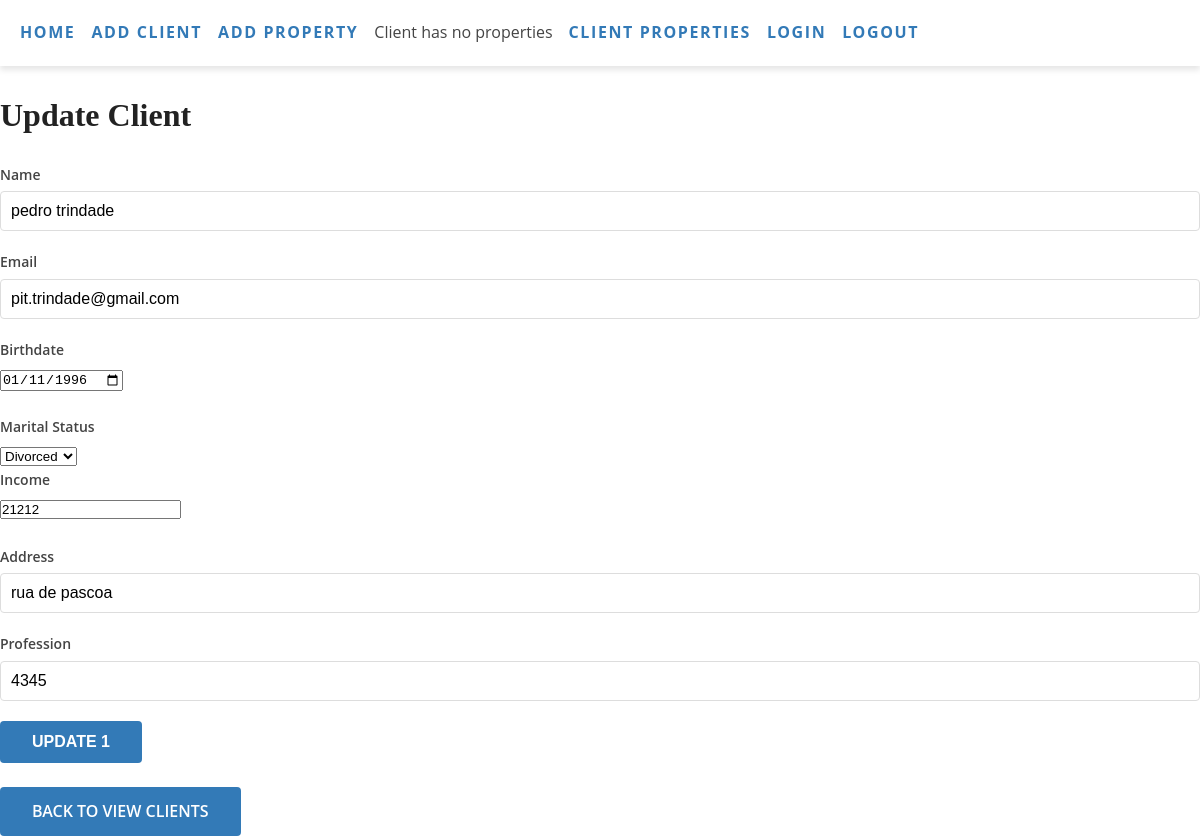
Page /update_client/1 on the committed database.
### models.py (models this page shows, shortened)
class Client(db.Model):
    id = db.Column(db.Integer, primary_key=True)
    name = db.Column(db.String(50), nullable=False)
    email = db.Column(db.String(50), nullable=False)
    phone = db.Column(db.String(20))
    address = db.Column(db.String(200))
    birthdate = db.Column(db.String(20))
    marital_status = db.Column(db.String(20))
    profession = db.Column(db.String(50))
    income = db.Column(db.Integer)
    properties = db.relationship('Properties', back_populates='client', lazy=True)
    sales = db.relationship('Sale', backref='client', lazy=True)
    interactions = db.relationship('Interaction', backref='client', lazy=True)

### crm.py (the view)
@app.route('/update_client/<int:client_id>', methods=['GET', 'POST'])
def update_client(client_id):
    client = db.session.query(Client).get(client_id)
    form = ClientForm(obj=client)
    if form.validate_on_submit():
        form.populate_obj(client)
        db.session.commit()
        flash('Client updated successfully!', 'success')
        return redirect(url_for('view_clients'))
    return render_template('update_client.html', form=form, client=client)

### forms.py
class ClientForm(FlaskForm):
    name = StringField('Name', validators=[DataRequired()])
    email = StringField('Email', validators=[DataRequired(), Email()])
    phone = StringField('Phone')
    address = StringField('Address')
    birthdate = DateField('Birthdate', validators=[DataRequired()])
    marital_status = SelectField('Marital Status',
                                 choices=[('Single', 'Single'), ('Married', 'Married'), ('Divorced', 'Divorced'),
                                          ('Widowed', 'Widowed')])
    profession = StringField('Profession')
    income = IntegerField('Income')

### crm.py (called while the page is built)
@app.context_processor
def inject_csrf_token():
    return dict(csrf_token=generate_csrf())

@app.context_processor
def inject_debug():
    return dict(debug=app.debug)

### templates/update_client.html (shortened to what this page needs)
{% extends 'base.html' %}
{% block content %}
    <h1>Update Client</h1>
    <link href="{{ url_for('static', filename='style.css') }}" rel="stylesheet" type="text/css">
    <form method="POST" action="{{ url_for('update_client', client_id=client.id) }}">
        <div class="form-group">
            {{ form.name.label }}
            {{ form.name(class="form-control", value=client.name) }}
        </div>
        <div class="form-group">
            {{ form.email.label }}
            {{ form.email(class="form-control", value=client.email) }}
        </div>
        <div class="form-group">
            {{ form.birthdate.label }}
            {{ form.birthdate(class="form-control", value=client.birthdate) }}
        </div>
        <p>
        <div class="form-group">
            {{ form.marital_status.label }}
            {{ form.marital_status(class="form-control", value=client.marital_status) }}
        </div>
        <div class="form-group">
            {{ form.income.label }}
            {{ form.income(class="form-control", value=client.income) }}
        </div>
        <p>
        <div class="form-group">
            {{ form.address.label }}
            {{ form.address(class="form-control", value=client.address) }}
        </div>
        <div class="form-group">
            {{ form.profession.label }}
            {{ form.profession(class="form-control", value=client.profession) }}
        </div>
        <button type="submit" class="btn btn-primary">Update 1</button>
    </form>
    <a href="{{ url_for('view_clients') }}" class="btn btn-secondary">Back to View Clients</a>
{% endblock %}

### static/base.css (style rules this page uses)
* { box-sizing: border-box; margin: 0; padding: 0; }
body { font-family: 'Helvetica Neue', sans-serif; font-size: 16px; line-height: 1.5; color: #333; }
h1, h2, h3, h4, h5, h6 { margin-bottom: 1rem; font-weight: bold; line-height: 1.2; }
p { margin-bottom: 1.5rem; }
a { color: #007bff; text-decoration: none; }

### static/style.css (style rules this page uses)
body { font-family: 'Open Sans', sans-serif; font-size: 16px; color: #444444; line-height: 1.6; }
h1, h2, h3, h4, h5, h6 { font-family: 'Playfair Display', serif; font-weight: 700; margin-bottom: 30px; color: #222222; }
a { color: #337ab7; text-decoration: none; }
.btn { display: inline-block; padding: 12px 32px; border: none; border-radius: 4px; background-color: #337ab7; color: #ffffff; font-size: 16px; font-weight: 600; text-transform: uppercase; cursor: pointer; transition: background-color 0.3s ease; }
form label { display: block; font-size: 14px; font-weight: 600; margin-bottom: 5px; }
form input[type="text"], form input[type="email"], form input[type="password"], form textarea { width: 100%; padding: 10px; border-radius: 4px; border: 1px solid #dddddd; font-size: 16px; margin-bottom: 20px; }

### rows in the picture
Client: name "pedro trindade", email "pit.trindade@gmail.com", birthdate "01/11/1996", marital_status "Divorced", income "21212", address "rua de pascoa", profession "4345"
